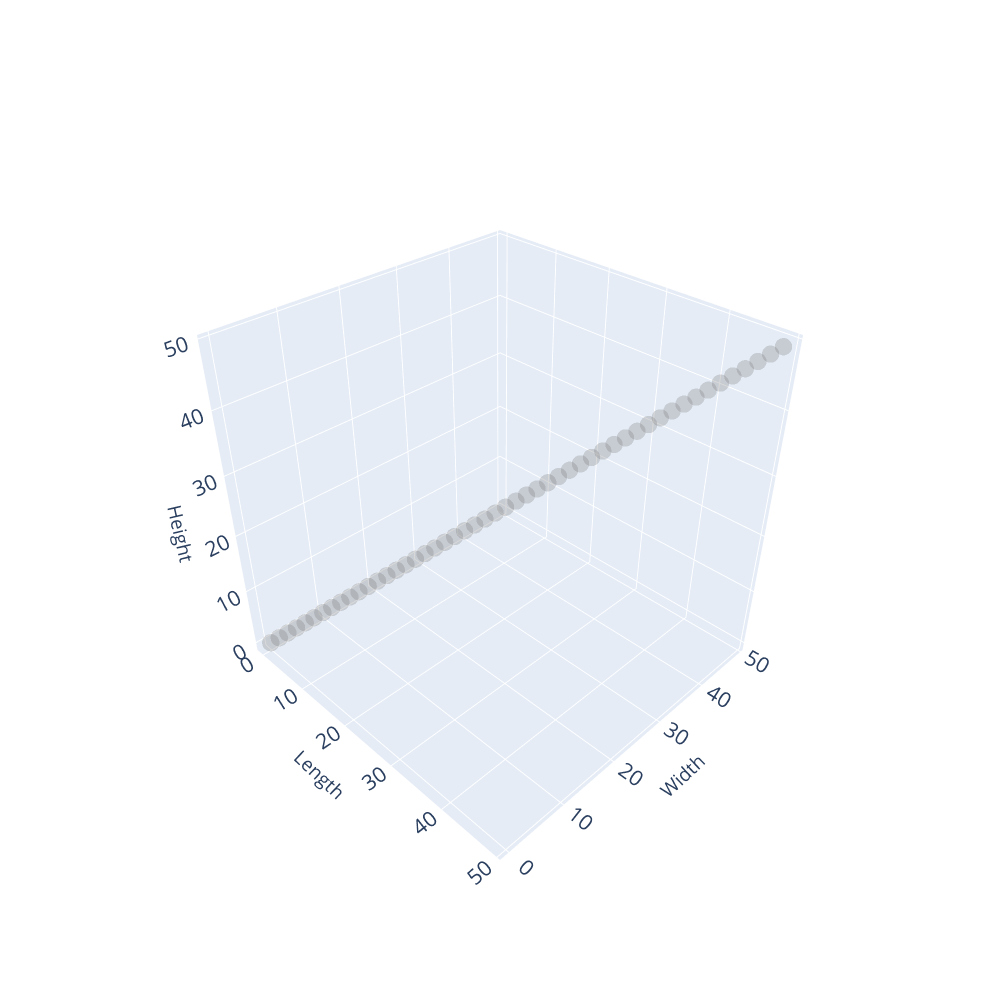

Here is the notebook cell this chart was saved with:
### Code cell
x1 = [i for i in range(0, 50)]
y1 = [i for i in range(0, 50)]
z1 = [i for i in range(0, 50)]

fig = go.Figure()
fig.add_trace(go.Scatter3d(x=x1, y=y1, z=z1, mode='markers', name='Normal', opacity=0.3, marker=dict(color='grey')))

camera = dict(
    up=dict(x=0, y=0, z=1),
    center=dict(x=0, y=0, z=0),
    # eye=dict(x=1.5, y=1.5, z=1.5)
    eye=dict(x=1.5, y=-1.5, z=1.5)
    # eye=dict(x=-1.5, y=-1.5, z=1.5)
    # eye=dict(x=1.5, y=1.5, z=-1.5)
    # eye=dict(x=1.5, y=-1.5, z=-1.5)
    # eye=dict(x=-1.5, y=-1.5, z=-1.5)
)


fig.update_layout(
    autosize=False,
    width=1000,
    height=1000,
    title='',
    scene=dict(
        xaxis_title='Length',
        yaxis_title='Width',
        zaxis_title='Height',
    ),
    scene_camera=camera,
    font=dict(
        size=16
    ),
)
fig.update_traces(marker=dict(size=6))

fig.show()

### Figure 1 — Plotly figure (JSON) as saved in the notebook; plotly's stock layout.template omitted (floating-point values rounded to 4 significant figures)
{"data": [{"marker": {"color": "grey", "size": 6}, "mode": "markers", "name": "Normal", "opacity": 0.3, "type": "scatter3d", "x": [0, 1, 2, 3, 4, 5, 6, 7, 8, 9, 10, 11, 12, 13, 14, 15, 16, 17, 18, 19, 20, 21, 22, 23, 24, 25, 26, 27, 28, 29, 30, 31, 32, 33, 34, 35, 36, 37, 38, 39, 40, 41, 42, 43, 44, 45, 46, 47, 48, 49], "y": [0, 1, 2, 3, 4, 5, 6, 7, 8, 9, 10, 11, 12, 13, 14, 15, 16, 17, 18, 19, 20, 21, 22, 23, 24, 25, 26, 27, 28, 29, 30, 31, 32, 33, 34, 35, 36, 37, 38, 39, 40, 41, 42, 43, 44, 45, 46, 47, 48, 49], "z": [0, 1, 2, 3, 4, 5, 6, 7, 8, 9, 10, 11, 12, 13, 14, 15, 16, 17, 18, 19, 20, 21, 22, 23, 24, 25, 26, 27, 28, 29, 30, 31, 32, 33, 34, 35, 36, 37, 38, 39, 40, 41, 42, 43, 44, 45, 46, 47, 48, 49]}], "layout": {"autosize": false, "font": {"size": 16}, "height": 1000, "scene": {"camera": {"center": {"x": 0, "y": 0, "z": 0}, "eye": {"x": 1.5, "y": -1.5, "z": 1.5}, "up": {"x": 0, "y": 0, "z": 1}}, "xaxis": {"title": {"text": "Length"}}, "yaxis": {"title": {"text": "Width"}}, "zaxis": {"title": {"text": "Height"}}}, "title": {"text": ""}, "width": 1000}}
